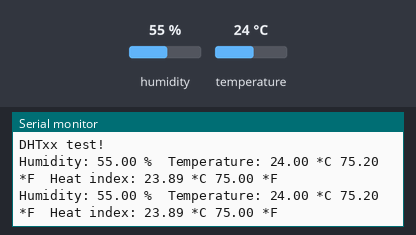
The sketch below on a simulated Arduino Uno, built with avr-gcc and run on an emulated ATmega328P. Shown: the last lines printed to the serial monitor. The test bench sets the inputs (shaded band); at power-on: humidity 55 %, temperature 24 °C.

Above: at 4.8 s.
4.9 s: humidity set to 22 %
At 6.9 s:
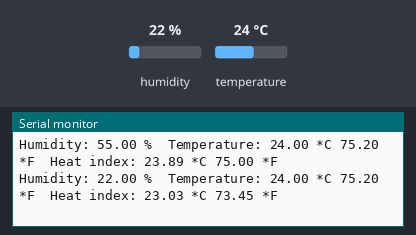
7.9 s: temperature set to 12 °C
At 9.2 s:
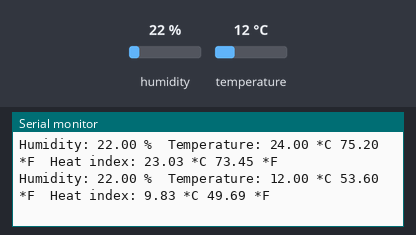
10.9 s: humidity set to 40 %
At 12.5 s:
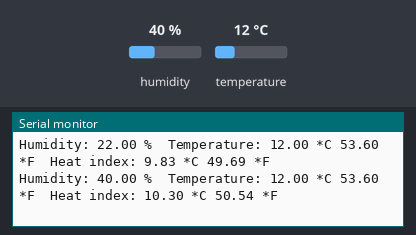
Timing chart, 0 to 14.0 s (numbered marks = the images above; inputs shaded):
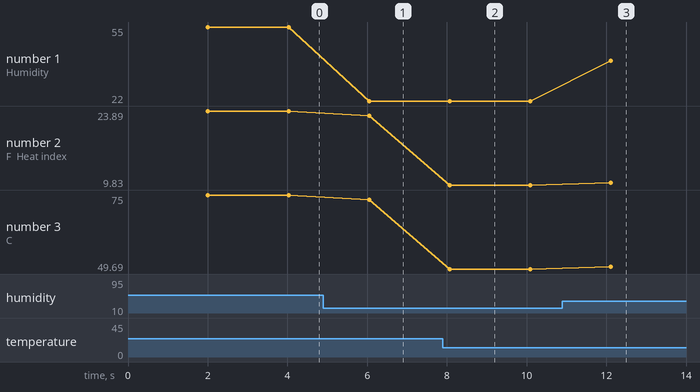

Measured:
- after the input at 4.9 s, the serial monitor: prints a new line after 1.1 s (image 1)
- after the input at 7.9 s, the serial monitor: prints a new line after 0.17 s (image 2)
- after the input at 10.9 s, the serial monitor: prints a new line after 1.2 s (image 3)
- plotted number 1: 55 → 22 after the input at 4.9 s, 22 → 40 after the input at 10.9 s
- plotted number 2: 23.89 → 23.03 after the input at 4.9 s, 23.03 → 9.83 after the input at 7.9 s, 9.83 → 10.3 after the input at 10.9 s
- plotted number 3: 75 → 73.45 after the input at 4.9 s, 73.45 → 49.69 after the input at 7.9 s, 49.69 → 50.54 after the input at 10.9 s

The sketch:

code_for_DHT_calculate_temperature_and_humidity.ino
```cpp
#include "DHT.h"

#define DHTPIN  2 //what digital pin we are connected to

#define DHTTYPE DHT22

//initialize the object
DHT dht(DHTPIN,DHTTYPE);

void setup()
{
  Serial.begin(9600);
  Serial.println("DHTxx test!");
  dht.begin();
}

void loop()
{
  //wait 2 seconds for the measurement
  delay(2000);

  //read the humidity (relative humidity)
  float h = dht.readHumidity();

  //read the temperature as Celsius (default)
  float t = dht.readTemperature();

  //read the temperature as Fahrenheit(isFahrenheit = true)
  float f = dht.readTemperature(true);

  //check if any of the read faied , isnan stands for is not a number
  if(isnan(h) || isnan(t) || isnan(f))
  {
    Serial.println("Failed to read from the DHT sensor");
    return;
  }

  //compute heat index in fahrenheit(default)
  float hif = dht.computeHeatIndex(f,h);
  //compute heat index in Celesius (isFahrenheit = false)
  float hic = dht.computeHeatIndex(t,h,false);

  Serial.print("Humidity: ");
  Serial.print(h);
  Serial.print(" %\t");
  Serial.print("Temperature: ");
  Serial.print(t);
  Serial.print(" *C ");
  Serial.print(f);
  Serial.print(" *F\t");
  Serial.print("Heat index: ");
  Serial.print(hic);
  Serial.print(" *C ");
  Serial.print(hif);
  Serial.println(" *F");

}
```
